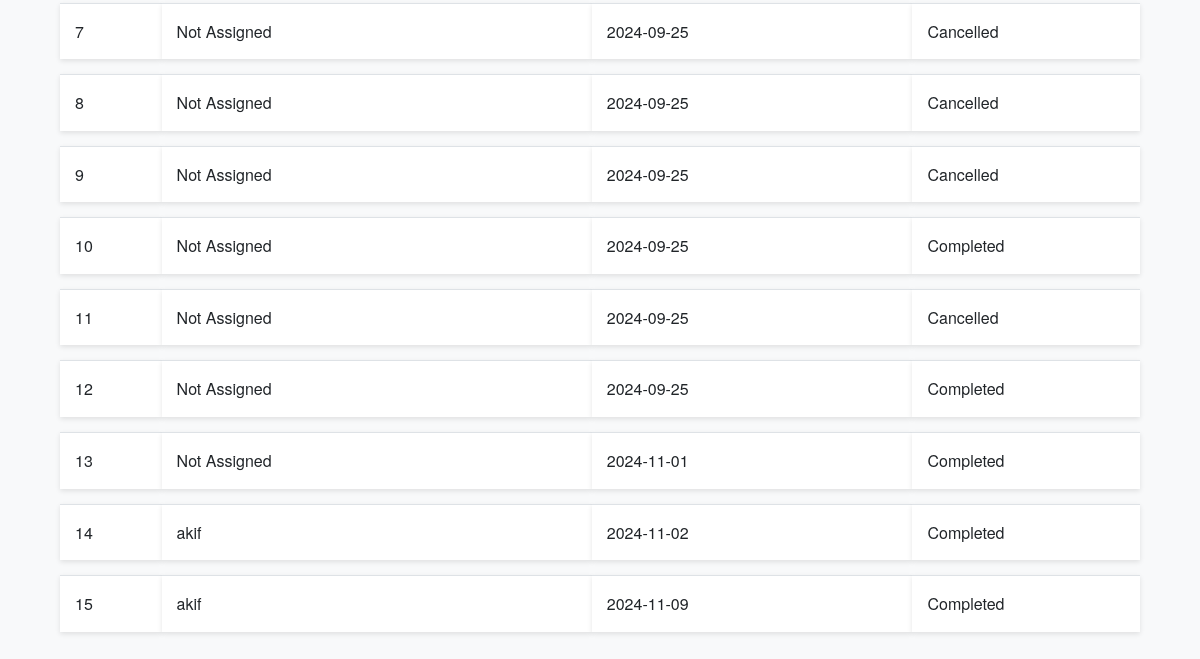
The app's page /admin/dashboard (signed in, lower part), older data.
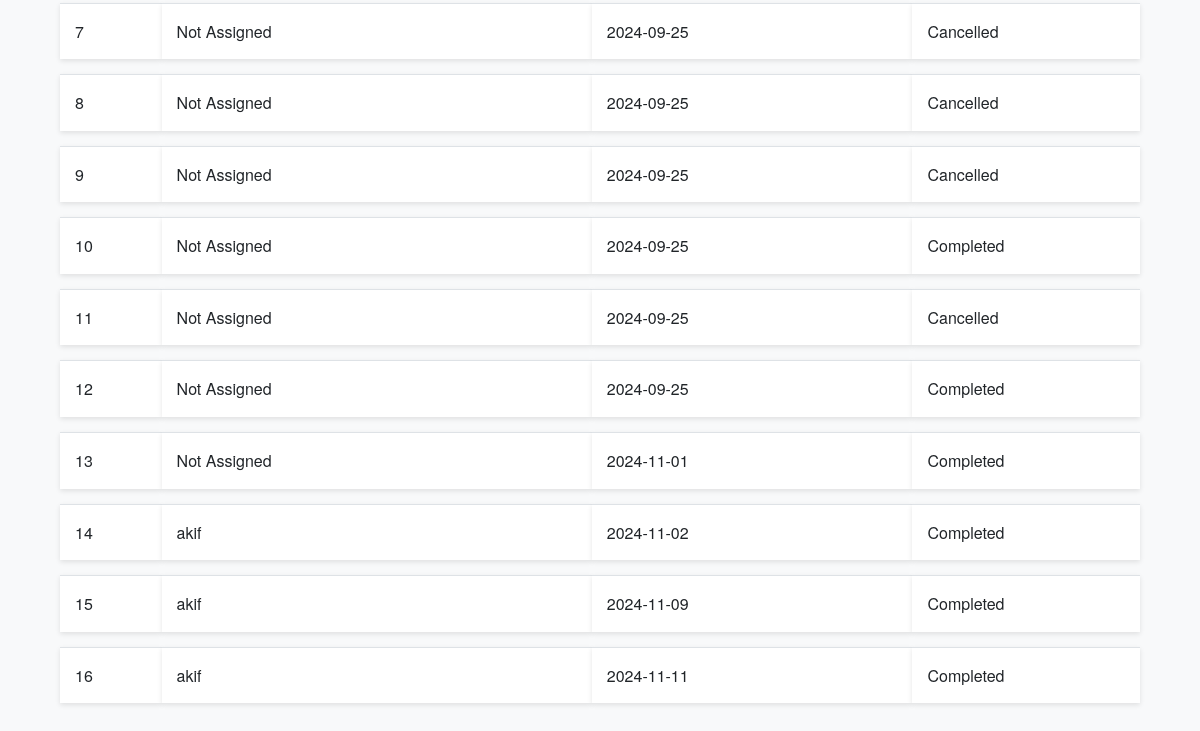
The same page, newer data.
### models.py (models this page shows, shortened)
class ServiceRequest(db.Model):
    __tablename__ = 'service_requests'
    id = db.Column(db.Integer, primary_key=True)
    service_id = db.Column(db.Integer, db.ForeignKey('services.id'), nullable=False)
    customer_id = db.Column(db.Integer, db.ForeignKey('users.id'), nullable=False)
    professional_id = db.Column(db.Integer, db.ForeignKey('users.id'))
    service_status = db.Column(db.String(20), nullable=False, default='requested')
    service = db.relationship('Service', backref='service_requests')
    date_of_request = db.Column(db.DateTime, default=datetime.utcnow)
    date_of_completion = db.Column(db.DateTime)
    remarks = db.Column(db.Text)
    rating = db.Column(db.Integer)

class User(UserMixin, db.Model):
    __tablename__ = 'users'
    id = db.Column(db.Integer, primary_key=True)
    username = db.Column(db.String(100), unique=True, nullable=False)
    password = db.Column(db.String(128), nullable=False)
    role = db.Column(db.String(20), nullable=False)
    is_active = db.Column(db.Boolean, default=True)
    date_created = db.Column(db.DateTime, default=datetime.utcnow)
    date_completed = db.Column(db.DateTime)
    contact_number = db.Column(db.String(15), nullable=True)
    location = db.Column(db.String(255), nullable=True)
    pin_code = db.Column(db.String(10), nullable=True)
    is_approved = db.Column(db.Boolean, default=False)
    service_type = db.Column(db.String(100))
    experience = db.Column(db.Integer)
    resume_filename = db.Column(db.String(200))
    approval_status = db.Column(db.String(50), default='pending')
    customer_service_requests = db.relationship('ServiceRequest', backref='customer', foreign_keys='ServiceRequest.customer_id', lazy='dynamic')
    professional_service_requests = db.relationship('ServiceRequest', backref='professional', foreign_keys='ServiceRequest.professional_id', lazy='dynamic')

### routes.py (the view)
@app.route('/admin/dashboard')
@login_required
def admin_dashboard():
    if current_user.role != 'admin':
        flash('Access denied.')
        return redirect(url_for('index'))
    services = Service.query.all()
    professionals = User.query.filter_by(role='professional').all()
    service_requests = ServiceRequest.query.all()
    pending_professionals = User.query.filter_by(role='professional', approval_status='pending').all()
    rated_service_requests = ServiceRequest.query.filter(ServiceRequest.rating.isnot(None)).all()
    return render_template('admin_dashboard.html', services=services, professionals=professionals, service_requests=service_requests, pending_professionals=pending_professionals, rated_service_requests=rated_service_requests)

### app.py (called while the page is built)
@login_manager.user_loader
def load_user(user_id):
    return User.query.get(int(user_id))

### templates/admin_dashboard.html (shortened to what this page needs)
{% extends 'base.html' %}
{% block content %}
<div class="container mt-4">
    <table class="table table-striped">
        <tbody>
            {% for request in service_requests %}
            <tr>
                <td>{{ request.id }}</td>
                <td>
                    {% if request.professional %}
                        {{ request.professional.username }}
                    {% else %}
                        Not Assigned
                    {% endif %}
                </td>
                <td>{{ request.date_of_request.strftime('%Y-%m-%d') }}</td>
                <td>{{ request.service_status.capitalize() }}</td>
            </tr>
            {% endfor %}
        </tbody>
    </table>
</div>
{% endblock %}

Row changes from the older to the newer data that the page shows:
added ServiceRequest: id "16", professional.username "akif", date_of_request "2024-11-11", service_status "Completed"
